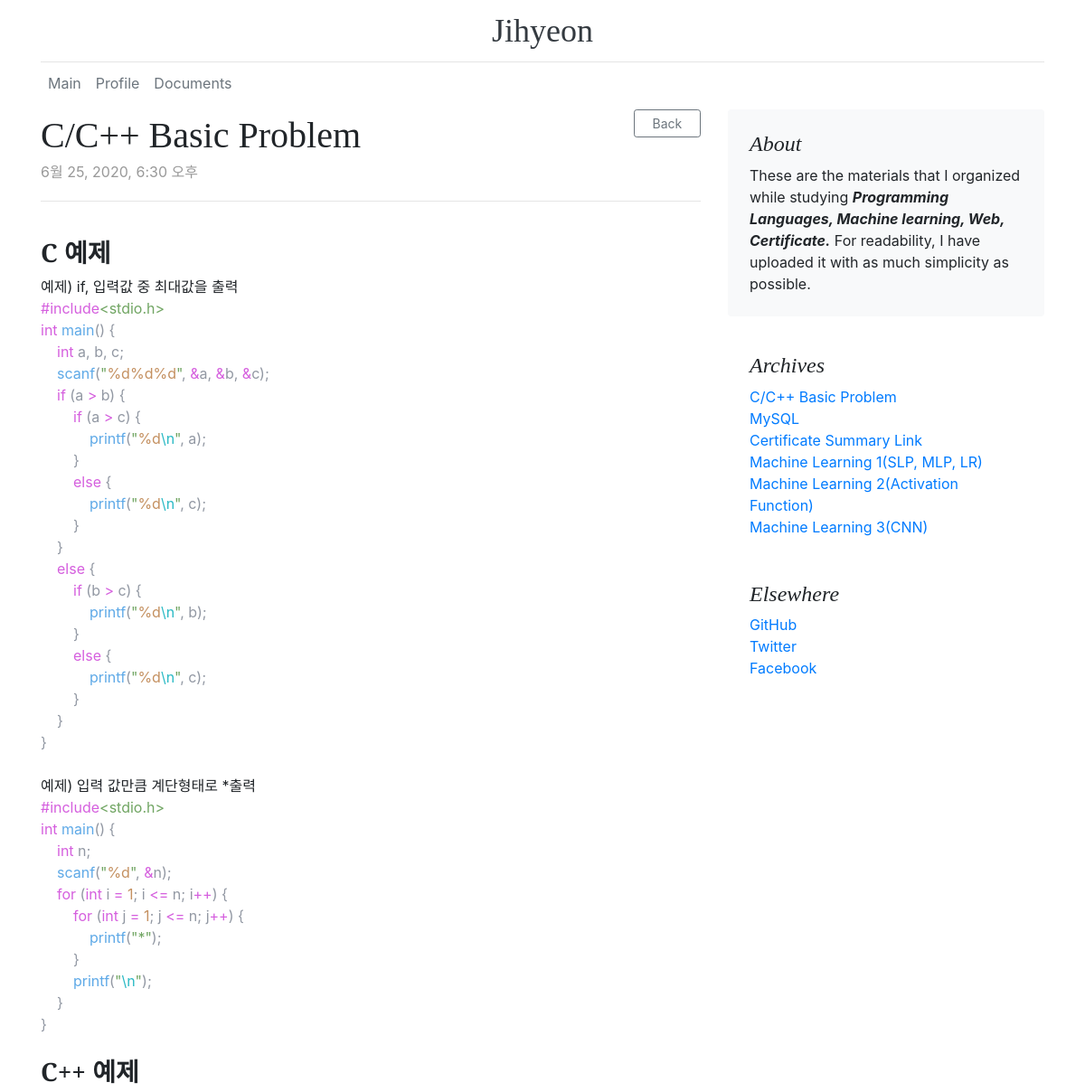
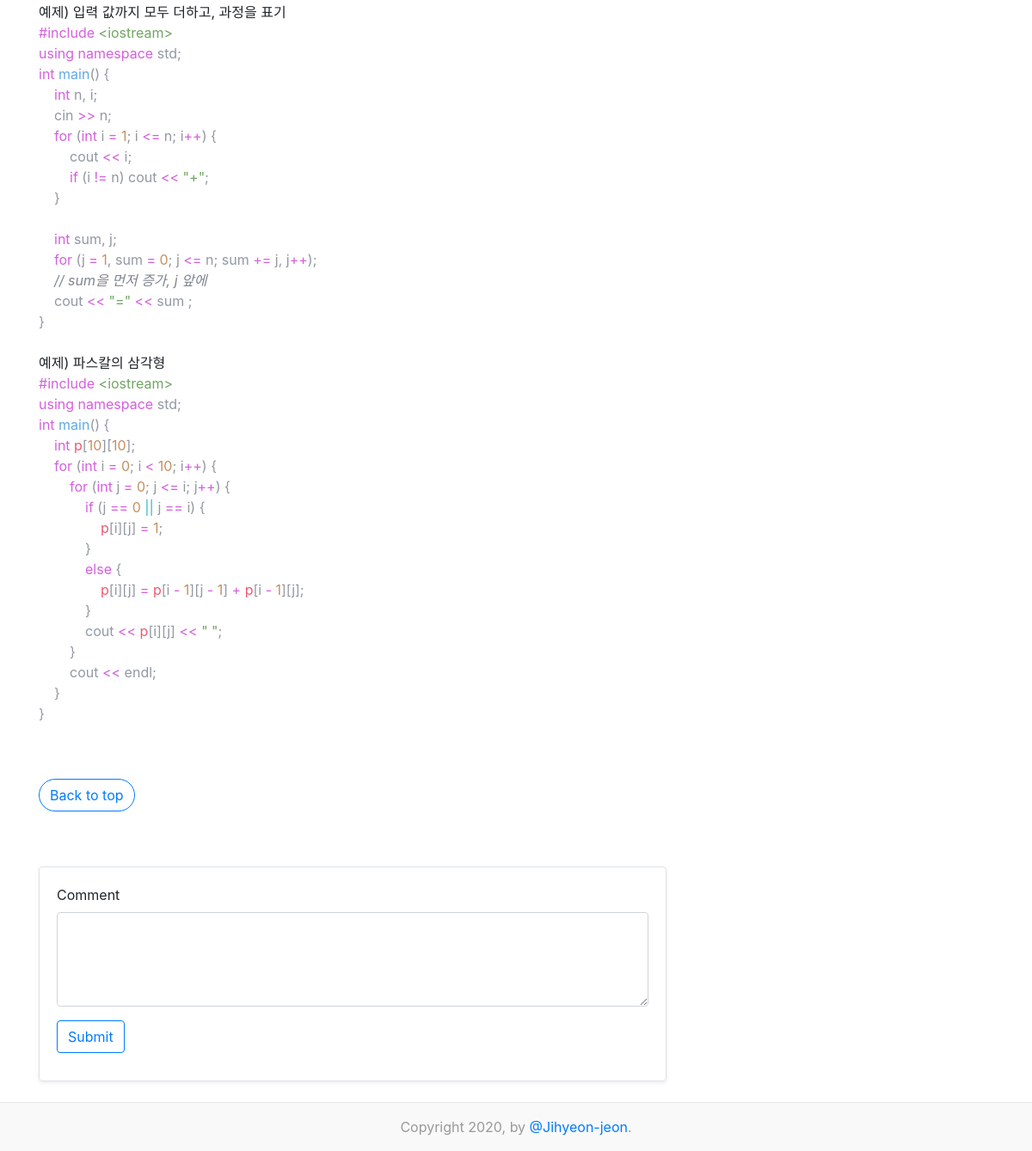
The app's page /detail/14/ with its own data (2 pictures, top to bottom).
### myresume/models.py (models this page shows)
class Stack(models.Model):
    title = models.CharField(max_length=100)
    pub_date = models.DateTimeField(default=timezone.now)
    author = models.ForeignKey(User, on_delete=models.CASCADE, null=True, default=1)
    body = RichTextUploadingField()

### myresume/views.py (the view)
# urls.py: path('detail/<int:stack_id>/', myresume.views.detail, name='detail'),
def detail(request, stack_id):
    stack = Stack.objects.all()
    stack_detail = get_object_or_404(Stack, pk=stack_id)
    comments = Comment.objects.filter(stack_id=stack_id) # filter == WHERE
    if request.method == 'POST':
        comment_form = StackCommentForm(request.POST) # form.py에 들어온 POST요청 인스턴스지정
        comment = Comment()
        if comment_form.is_valid():
            content = comment_form.cleaned_data['comment_textfield']  # 입력된 댓글 date 인스턴스지정
            comment.comment_textfield = content # Comment객체.댓글내용컬럼 = 댓글 data
            comment.stack_id = stack_detail.id # 해당 댓글의 외래키 = 해당 게시글 기본키
            comment.save()
            return redirect('detail', stack_id)
        else:
            return redirect('detail', stack_id)
    else:
        comment_form = StackCommentForm()
        context = {
            'stack_detail': stack_detail,
            'comments': comments,
            'stack': stack,
            'comment_form': comment_form,
        }
        return render(request, 'myresume/detail.html', context)

### myresume/forms.py
class StackCommentForm(forms.ModelForm):
    class Meta:
        model = Comment
        fields = ['comment_textfield']
        widgets = {
            'comment_textfield': forms.Textarea(attrs={'class': 'form-control', 'rows': 4, 'cols': 40})
        }

### myresume/templates/myresume/detail.html (shortened to what this page needs)
{% extends 'base.html' %}
{% block content %}
<main role="main" class="container">
  <div class="row">
    <div class="col-md-8 blog-main">
      <div class="blog-post">
        <div class="text-right" style="height:5px">
          <a class="btn btn-sm btn-outline-secondary" href="{% url 'stackMain' %}">&nbsp;&nbsp; Back &nbsp;&nbsp;</a>
        </div>
        <h2 class="blog-post-title">{{stack_detail.title}}</h2>
        <p class="blog-post-meta">{{ stack_detail.pub_date }}</p>
        <hr>
        <br>
        {{ stack_detail.body | safe }}
      </div>
      <nav class="blog-pagination">
        <a class="btn btn-outline-primary" href="#">Back to top</a>
      </nav>
      <div class="row no-gutters border rounded overflow-hidden flex-md-row mb-4 shadow-sm h-md-250 position-relative">
        <div class="card-body">
          <form method="POST">
              <div class="form-group">Comment<a style="color:ffffff;">{{ comment_form }}</a></div>
              <button type="submit" class="btn btn-outline-primary">Submit</button>
          </form>
        </div>
      </div>
    </div>
    <aside class="col-md-4 blog-sidebar">
      <div class="p-4 mb-3 bg-light rounded">
        <h4 class="font-italic">About</h4>
        <p class="mb-0">These are the materials that I organized while studying <b><em>Programming Languages, Machine learning, Web, Certificate.</em></b> For readability, I have uploaded it with as much simplicity as possible.</p>
      </div>
      <div class="p-4">
        <h4 class="font-italic">Archives</h4>
        <ol class="list-unstyled mb-0">
          {% for stack in stack %}
          <li><a href="{% url 'detail' stack.id %}">{{ stack.title }}</a></li>
          {% endfor %}
        </ol>
      </div>
      <div class="p-4">
        <h4 class="font-italic">Elsewhere</h4>
        <ol class="list-unstyled">
          <li><a href="#">GitHub</a></li>
          <li><a href="#">Twitter</a></li>
          <li><a href="#">Facebook</a></li>
        </ol>
      </div>
    </aside>
  </div>
</main>
{% endblock %}

### myresume/static/myresume/css/base.css (style rules this page uses)
h1, h2, h3, h4, h5, h6 { font-family: "Playfair Display", Georgia, "Times New Roman", serif; }
@media (min-width: 768px) { .h-md-250 { height: 250px; } }
.blog-pagination { margin-bottom: 4rem; }
.blog-pagination > .btn { border-radius: 2rem; }
.blog-post { margin-bottom: 4rem; }
.blog-post-title { margin-bottom: .25rem; font-size: 2.5rem; }
.blog-post-meta { margin-bottom: 1.25rem; color: #999; }

### records on screen
Stack: title "C/C++ Basic Problem", pub_date "6월 25, 2020, 6:30 오후", body "C 예제 예제) if, 입력값 중 최대값을 출력 #include <stdio.h> int main () { int a, b, c; scanf ( \" %d%d%d \" , & a, & b, & c); if (a > b) { if (a > c) { printf ( \" %d \\n \" , a); } else { printf ( \" %d \\n \" , c); } } else { if (b > c) { printf ( \" %d \\n \" , b); } else { printf ( \" %d \\n \" , c); } } } 예제) 입력 값만큼 계단형태로 *출력 #include <stdio.h> int main () { int n; scanf ( \" %d \" , & n); for ( int i = 1 ; i <= n; i ++ ) { for ( int j = 1 ; j <= n; j ++ ) { printf ( \"*\" ); } printf ( \" \\n \" ); } } C++ 예제 예제) 입력 값까지 모두 더하고, 과정을 표기 #include <iostream> using namespace std; int main () { int n , i ; cin >> n; for ( int i = 1 ; i <= n; i ++ ) { cout << i; if (i != n) cout << \"+\" ; } int sum, j ; for ( j = 1 , sum = 0 ;…"
Stack: title "MySQL"
Stack: title "Certificate Summary Link"
Stack: title "Machine Learning 1(SLP, MLP, LR)"
Stack: title "Machine Learning 2(Activation Function)"
Stack: title "Machine Learning 3(CNN)"
